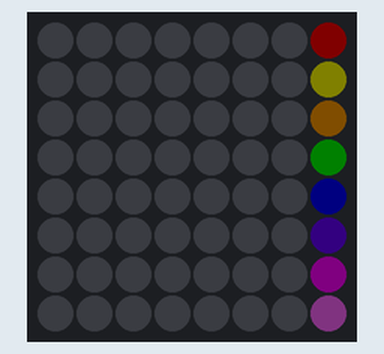
This sketch was run on a simulated Arduino Uno, built with avr-gcc and run on an emulated ATmega328P. Shown: 8×8 RGB LED matrix (first LED top left, wired row by row). Dim RGB values are drawn brighter than linear.

Above: at 0.82 s.
At 5.32 s:
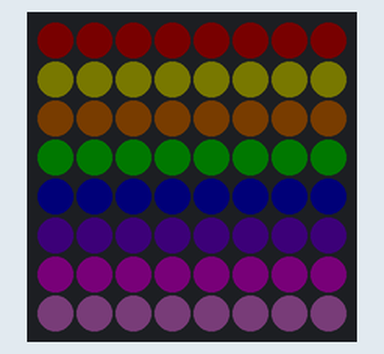
At 13.35 s:
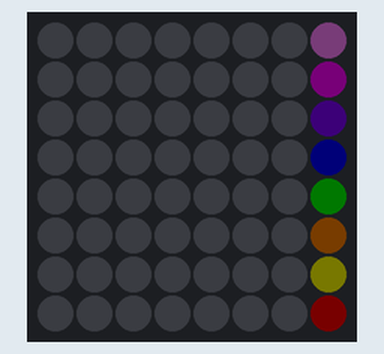
At 20.43 s:
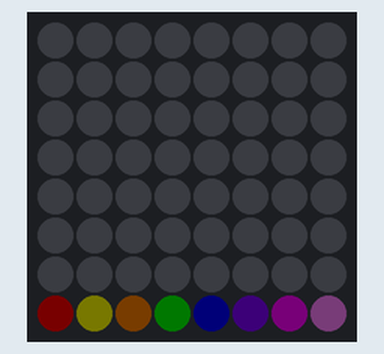
At 29.01 s:
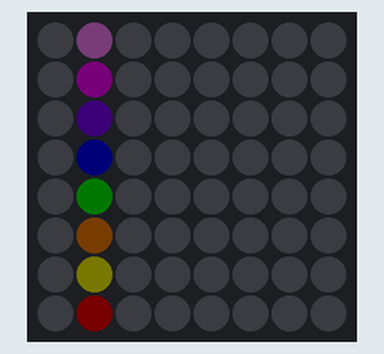
At 37.61 s:
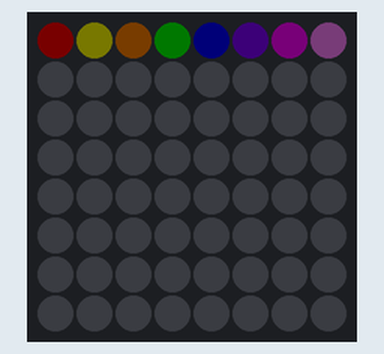

The sketch:

random_ws2812.ino
```cpp
#include "FastLED.h"

// Matrix size
#define NUM_ROWS 8
#define NUM_COLS 8
#define BRIGHTNESS  30

// LEDs pin
#define DATA_PIN 3

#define NUM_LEDS NUM_ROWS * NUM_COLS

int LENGTH = 1;
CRGB colors[8] = {CRGB(255,0,0), CRGB(255,215,0), CRGB(255,153,0), CRGB(0,255,0), CRGB(0,0,255), CRGB(127,0,255) ,CRGB(255,0,255),CRGB(255,125,255)};


// Define the array of leds
CRGB leds[NUM_LEDS];

void setup() {
  FastLED.addLeds<NEOPIXEL, DATA_PIN>(leds, NUM_LEDS);
  FastLED.setBrightness(5);
  //show the LEDs

}

void loop() {
    for (int i = 0; i < 8; i++){
      for (int j = 0; j < 8; j++){
        leds[i + (j * 8)] = colors[j];
      }
      FastLED.show();
      delay(100);
      for (int j = 0; j < 8; j++){
        leds[i + (j * 8)] = CRGB::Black;
      }
    }
    for (int i = 7; i >= 0; i--){
      for (int j = 7; j >= 0; j--){
        leds[i + (j * 8)] = colors[j];
      }
      FastLED.show();
      delay(100);
      for (int j = 7; j >= 0; j--){
        leds[i + (j * 8)] = CRGB::Black;
      }
    }
    for (int i = 0; i < 8; i++){
      for (int j = 0; j < 8; j++){
        leds[i + (j * 8)] = colors[7 - j];
      }
      FastLED.show();
      delay(100);
      for (int j = 0; j < 8; j++){
        leds[i + (j * 8)] = CRGB::Black;
      }
    }

        for (int i = 7; i >= 0; i--){
      for (int j = 7; j >= 0; j--){
        leds[i + (j * 8)] = colors[7 - j];
      }
      FastLED.show();
      delay(100);
      for (int j = 7; j >= 0; j--){
        leds[i + (j * 8)] = CRGB::Black;
      }
    }

    for (int i = 0; i < 64; i=i+8){
      for (int j = 0; j < 8; j++){
        leds[i + j] = colors[j];
      }
      FastLED.show();
      delay(100);
      for (int j = 0; j < 8; j++){
        leds[i + j] = CRGB::Black;
      }
    }

    for (int i = 63; i >= 0; i = i - 8){
      for (int j = 0; j < 8; j++){
        leds[i - j] = colors[7-j];
      }
      FastLED.show();
      delay(100);
      for (int j = 0; j < 8; j++){
        leds[i - j] = CRGB::Black;
      }
    }

    for (int i = 0; i < NUM_LEDS; i++){
      if (i >= 0 && i < 8){
        leds[i] = colors[0];
      }
       else if (i >= 8 && i < 16){
          leds[i] = colors[1];
       }
       else if (i >= 16 && i < 24){
          leds[i] = colors[2];
       }
       else if (i >= 24 && i < 32){
          leds[i] = colors[3];
       }
       else if (i >= 32 && i < 40){
          leds[i] = colors[4];
       }
       else if (i >= 40 && i < 48){
          leds[i] = colors[5];
       }
       else if (i >= 48 && i < 56){
          leds[i] = colors[6];
       }
       else if (i >= 56 && i < 64){
          leds[i] = colors[7];
       }
        FastLED.show();
    }

        for (int i = 0; i < NUM_LEDS; i++){
      if (i >= 0 && i < 8){
        leds[i] = colors[0];
      }
       else if (i >= 8 && i < 16){
          leds[i] = colors[1];
       }
       else if (i >= 16 && i < 24){
          leds[i] = colors[2];
       }
       else if (i >= 24 && i < 32){
          leds[i] = colors[3];
       }
       else if (i >= 32 && i < 40){
          leds[i] = colors[4];
       }
       else if (i >= 40 && i < 48){
          leds[i] = colors[5];
       }
       else if (i >= 48 && i < 56){
          leds[i] = colors[6];
       }
       else if (i >= 56 && i < 64){
          leds[i] = colors[7];
       }
        FastLED.show();
        FastLED.setBrightness(2);
    }
    for (int i = 0; i < NUM_LEDS; i++){
      if (i >= 0 && i < 8){
        leds[i] = colors[0];
      }
       else if (i >= 8 && i < 16){
          leds[i] = colors[1];
       }
       else if (i >= 16 && i < 24){
          leds[i] = colors[2];
       }
       else if (i >= 24 && i < 32){
          leds[i] = colors[3];
       }
       else if (i >= 32 && i < 40){
          leds[i] = colors[4];
       }
       else if (i >= 40 && i < 48){
          leds[i] = colors[5];
       }
       else if (i >= 48 && i < 56){
          leds[i] = colors[6];
       }
       else if (i >= 56 && i < 64){
          leds[i] = colors[7];
       }
        FastLED.show();

    }


}
```

Measured:
- what the display in image 1 shows lasts 0.5 s, from 5.1 s to 5.6 s
